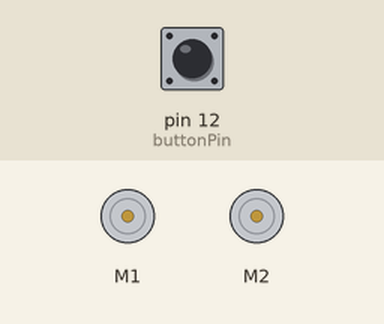
The sketch below on a simulated Arduino Uno, built with avr-gcc and run on an emulated ATmega328P. Parts: 2 × DC motor (green arrow = forward, orange = backward, longer = faster). The test bench sets the inputs (shaded band); at power-on: pin 12 (buttonPin) HIGH. At 7.5 s the program stops and its outputs stay as they are.

Above: at 1.2 s.
1.3 s: pin 12 (buttonPin) pulled LOW for 0.15 s
At 4.1 s:
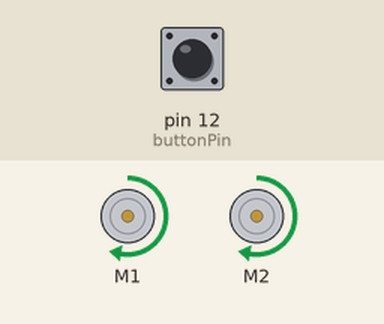
Timing chart, 0 to 9.0 s (numbered marks = the images above; inputs shaded):
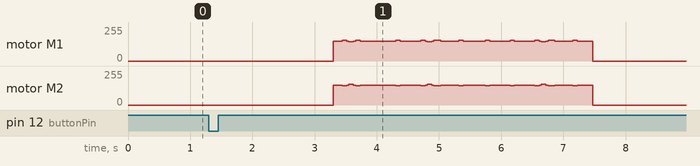

The sketch:

Drive_Straight.ino
```cpp
/***********************************************************************
 * Drive straight forward up to 48 inches
 ***********************************************************************/
#include <RedBot.h>

// Initialize motor and encoder objects
RedBotMotors motors;
RedBotEncoder encoder = RedBotEncoder(A2, 10);

// Constants and variables
int buttonPin = 12;                                         // Pin for the start button
int countsPerRev = 192;                                     // Encoder counts per wheel revolution (4 pairs of N-S x 48:1 gearbox)
float wheelDiam = 2.56;                                     // Wheel diameter in inches (65mm / 25.4 mm/in)
float wheelCirc = PI * wheelDiam;                           // Wheel circumference in inches

void setup()
{
  // Initialize button pin and serial communication
  pinMode(buttonPin, INPUT_PULLUP);
  Serial.begin(9600);
}

void loop()
{
  // Start driving straight when the button is pressed
  if (digitalRead(buttonPin) == LOW)
  {
    delay(2000);                                            // Wait 2 seconds after button press
    driveStraight(48, 150);                                 // Drive 48 inches at motor power 150
  }
}

/***********************************************************************
 * Function to drive the RedBot straight for a specified distance
 * Parameters:
 *   - distance: Distance to drive in inches
 *   - motorPower: Power level for the motors (0-255)
 ***********************************************************************/

void driveStraight(float distance, int motorPower)
{
  float numRev;                                             // Number of wheel revolutions required
  long lCount = 0, rCount = 0;                              // Left and right encoder counts
  long targetCount;                                         // Target encoder count for the specified distance
  long prevlCount = 0, prevrCount = 0;                      // Previous encoder counts
  long lDiff, rDiff;                                        // Difference in encoder counts between cycles
  int leftPower = motorPower, rightPower = motorPower;      // Motor power levels
  int offset = 5;                                           // Adjustment value for motor power correction

  // Calculate the target number of encoder counts
  numRev = distance / wheelCirc;                            // Number of wheel revolutions needed
  targetCount = numRev * countsPerRev;                      // Target encoder count

  // Clear encoder counts and start motors
  encoder.clearEnc(BOTH);
  motors.drive(motorPower);

  // Loop until the target encoder count is reached
  while (rCount < targetCount)
  {
    // Get current encoder counts
    lCount = encoder.getTicks(LEFT);
    rCount = encoder.getTicks(RIGHT);

    // Drive motors with adjusted power levels
    motors.leftDrive(leftPower);
    motors.rightDrive(rightPower);

    // Calculate the difference in encoder counts since the last cycle
    lDiff = (lCount - prevlCount);
    rDiff = (rCount - prevrCount);

    // Store current counts for the next cycle
    prevlCount = lCount;
    prevrCount = rCount;

    // Adjust motor power to maintain straight-line motion
    if (lDiff > rDiff)
    {
      // Left wheel is faster, slow it down and speed up the right wheel
      leftPower -= offset;
      rightPower += offset;
    }
    else if (lDiff < rDiff)
    {
      // Right wheel is faster, slow it down and speed up the left wheel
      leftPower += offset;
      rightPower -= offset;
    }

    delay(35);                                              // Short delay to allow motors to respond
  }

  // Stop the motors after reaching the target distance
  motors.brake();

  // Infinite loop to stop further execution
  while (true);
}
```
